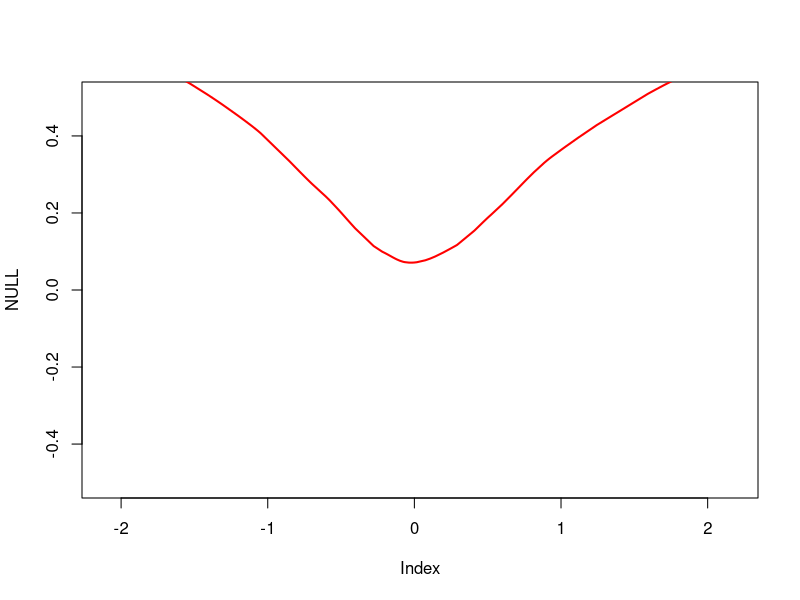

Generate this figure with R: (Note: this script raises an error after producing the figure.)

ff<-function(arg) {
    for (i in 1:length(arg)) assign(names(arg)[i],arg[[i]])
    imv<-function(y,p1,p2) {
        ##
        ll<-function(x,p) {
            z<-log(p)*x+log(1-p)*(1-x)
            z<-sum(z)/length(x)
            exp(z)
        }    
        loglik1<-ll(y,p1)
        loglik2<-ll(y,p2)
        getcoins<-function(a) {
            f<-function(p,a) abs(p*log(p)+(1-p)*log(1-p)-log(a))
            nlminb(.5,f,lower=0.001,upper=.999,a=a)$par
        }
        c1<-getcoins(loglik1)
        c2<-getcoins(loglik2)
        ew<-function(p1,p0) (p1-p0)/p0
        imv<-ew(c2,c1)
        imv
    }
    x<-rnorm(N)
    z<-rnorm(N)
    p<-1/(1+exp(-(b1*x+b2*z)))
    y<-rbinom(length(x),1,p)
    y2<-rbinom(length(x),1,p)
    df<-data.frame(x=x,z=z,p=p,y=y,y2=y2)
    ##
    mx<-glm(y~x,df,family="binomial")
    df$fitx<-predict(mx,type="response")
    mz<-glm(y~z,df,family="binomial")
    df$fitz<-predict(mz,type="response")
    mxz<-glm(y~x+z,df,family="binomial")
    df$fitxz<-predict(mxz,type="response")
    ##
    om<-imv(df$y2,rep(mean(df$y),nrow(df)),df$fitxz)
    om.oraclex<-imv(df$y2,df$p,df$fitx)
    om.oraclez<-imv(df$y2,df$p,df$fitz)
    om.oraclexz<-imv(df$y2,df$p,df$fitxz)
    #om.overfit<-imv(df$y,df$fit,df$p)
    ##
    r2<-1-sum((df$y2-df$fit)^2)/sum((df$y2-mean(df$y))^2)
    c(N=N,b1=b1,b2=b2,om=om,
      om.oraclex=om.oraclex,
      om.oraclez=om.oraclez,
      om.oraclexz=om.oraclexz
      )#,aic=m$aic,r2=r2)
}

b1<-rnorm(100)
b2<-.3 #runif(100)
N<-250
z<-data.frame(b1=b1,b2=b2,N=N)
L<-list()
for (i in 1:nrow(z)) L[[i]]<-list(N=z$N[i],b1=z$b1[i],b2=z$b2[i])

library(parallel)
L<-mclapply(L,ff,mc.cores=2)
x<-data.frame(do.call("rbind",L))

pf<-function(x,y,col,txt) {
    tmp<-cbind(x,y)
    tmp<-tmp[order(tmp[,1]),]
    x<-tmp[,1]
    y<-tmp[,2]
    m<-loess(y~x)
    pm<-predict(m,se=TRUE)
    lines(m$x,pm$fit,lwd=2,col=col)
    text(m$x[1],fitted(m)[1],pos=2,txt,col=cols[1],cex=.9)
    cc<-col2rgb(col)
    c1<-rgb(cc[1],cc[2],cc[3],max=255,alpha=45)
    polygon(c(m$x,rev(m$x)),c(pm$fit+1.96*pm$se.fit,rev(pm$fit-1.96*pm$se.fit)),col=c1,border=NA)
}
plot(NULL,xlim=range(x$b1),ylim=c(-.5,.5))
pf(x$b1,x$om,col='red','')
pf(x$b1,x$om.oraclexz,col='blue','')
pf(x$b1,x$om.oraclex,col='black','')
pf(x$b1,x$om.oraclez,col='gray','')
